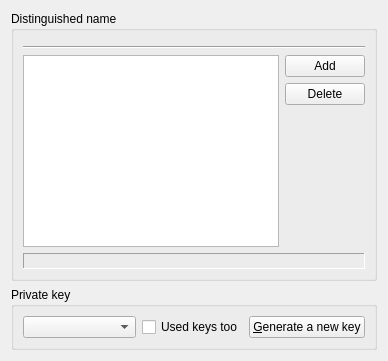
     <widget class="QWidget" name="tab_1">
      <attribute name="title">
       <string>Subject</string>
      </attribute>
      <layout class="QVBoxLayout" name="verticalLayout_7">
       <item>
        <widget class="QGroupBox" name="distNameBox">
         <property name="toolTip">
          <string>Distinguished name</string>
         </property>
         <property name="title">
          <string notr="true">Distinguished name</string>
         </property>
         <layout class="QVBoxLayout" name="verticalLayout_6">
          <item>
           <widget class="QWidget" name="dnWidget" native="true"/>
          </item>
          <item>
           <widget class="Line" name="Line1_2">
            <property name="orientation">
             <enum>Qt::Horizontal</enum>
            </property>
           </widget>
          </item>
          <item>
           <layout class="QHBoxLayout" name="horizontalLayout_3">
            <item>
             <widget class="kvView" name="extDNlist">
              <attribute name="horizontalHeaderDefaultSectionSize">
               <number>200</number>
              </attribute>
              <attribute name="horizontalHeaderStretchLastSection">
               <bool>true</bool>
              </attribute>
              <attribute name="horizontalHeaderStretchLastSection">
               <bool>true</bool>
              </attribute>
              <attribute name="horizontalHeaderDefaultSectionSize">
               <number>200</number>
              </attribute>
             </widget>
            </item>
            <item>
             <layout class="QVBoxLayout" name="verticalLayout_5">
              <item>
               <widget class="QPushButton" name="extDNadd">
                <property name="text">
                 <string>Add</string>
                </property>
               </widget>
              </item>
              <item>
               <widget class="QPushButton" name="extDNdel">
                <property name="text">
                 <string>Delete</string>
                </property>
               </widget>
              </item>
              <item>
               <spacer name="verticalSpacer">
                <property name="orientation">
                 <enum>Qt::Vertical</enum>
                </property>
                <property name="sizeHint" stdset="0">
                 <size>
                  <width>20</width>
                  <height>40</height>
                 </size>
                </property>
               </spacer>
              </item>
             </layout>
            </item>
           </layout>
          </item>
          <item>
           <widget class="QLabel" name="extDNinfo">
            <property name="frameShape">
             <enum>QFrame::Panel</enum>
            </property>
            <property name="frameShadow">
             <enum>QFrame::Sunken</enum>
            </property>
           </widget>
          </item>
         </layout>
        </widget>
       </item>
       <item>
        <widget class="QGroupBox" name="privKeyBox">
         <property name="title">
          <string>Private key</string>
         </property>
         <layout class="QHBoxLayout">
          <item>
           <widget class="itemCombo" name="keyList">
            <property name="sizePolicy">
             <sizepolicy hsizetype="Expanding" vsizetype="Fixed">
              <horstretch>0</horstretch>
              <verstretch>0</verstretch>
             </sizepolicy>
            </property>
            <property name="toolTip">
             <string>This list only contains unused keys</string>
            </property>
           </widget>
          </item>
          <item>
           <widget class="QCheckBox" name="usedKeysToo">
            <property name="text">
             <string>Used keys too</string>
            </property>
           </widget>
          </item>
          <item>
           <widget class="QPushButton" name="genKeyBut">
            <property name="text">
             <string>&amp;Generate a new key</string>
            </property>
           </widget>
          </item>
         </layout>
        </widget>
       </item>
      </layout>
     </widget>
